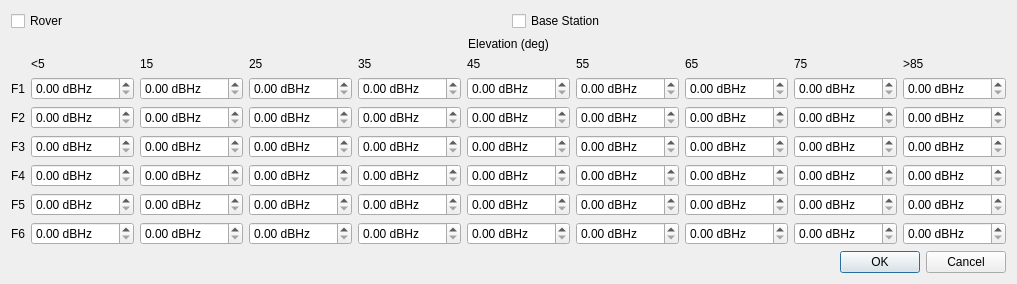
<?xml version="1.0" encoding="UTF-8"?>
<ui version="4.0">
 <class>MaskOptDialog</class>
 <widget class="QWidget" name="MaskOptDialog">
  <property name="geometry">
   <rect>
    <x>0</x>
    <y>0</y>
    <width>1017</width>
    <height>242</height>
   </rect>
  </property>
  <property name="windowTitle">
   <string>SNR Mask</string>
  </property>
  <layout class="QGridLayout" name="gridLayout">
   <item row="4" column="1">
    <widget class="QDoubleSpinBox" name="sBMask_2_1">
     <property name="toolTip">
      <string/>
     </property>
     <property name="text" stdset="0">
      <string>0,00 dBHz</string>
     </property>
     <property name="suffix">
      <string> dBHz</string>
     </property>
     <property name="maximum">
      <double>90.000000000000000</double>
     </property>
    </widget>
   </item>
   <item row="4" column="0">
    <widget class="QLabel" name="labelF2">
     <property name="sizePolicy">
      <sizepolicy hsizetype="Maximum" vsizetype="Preferred">
       <horstretch>0</horstretch>
       <verstretch>0</verstretch>
      </sizepolicy>
     </property>
     <property name="text">
      <string>F2</string>
     </property>
    </widget>
   </item>
   <item row="4" column="2">
    <widget class="QDoubleSpinBox" name="sBMask_2_2">
     <property name="toolTip">
      <string/>
     </property>
     <property name="text" stdset="0">
      <string>0,00 dBHz</string>
     </property>
     <property name="suffix">
      <string> dBHz</string>
     </property>
     <property name="maximum">
      <double>90.000000000000000</double>
     </property>
    </widget>
   </item>
   <item row="3" column="1">
    <widget class="QDoubleSpinBox" name="sBMask_1_1">
     <property name="toolTip">
      <string>Apply mask to base station</string>
     </property>
     <property name="text" stdset="0">
      <string>0,00 dBHz</string>
     </property>
     <property name="suffix">
      <string> dBHz</string>
     </property>
     <property name="maximum">
      <double>90.000000000000000</double>
     </property>
    </widget>
   </item>
   <item row="3" column="5">
    <widget class="QDoubleSpinBox" name="sBMask_1_5">
     <property name="toolTip">
      <string/>
     </property>
     <property name="text" stdset="0">
      <string>0,00 dBHz</string>
     </property>
     <property name="suffix">
      <string> dBHz</string>
     </property>
     <property name="maximum">
      <double>90.000000000000000</double>
     </property>
    </widget>
   </item>
   <item row="4" column="3">
    <widget class="QDoubleSpinBox" name="sBMask_2_3">
     <property name="toolTip">
      <string/>
     </property>
     <property name="text" stdset="0">
      <string>0,00 dBHz</string>
     </property>
     <property name="suffix">
      <string> dBHz</string>
     </property>
     <property name="maximum">
      <double>90.000000000000000</double>
     </property>
    </widget>
   </item>
   <item row="2" column="8">
    <widget class="QLabel" name="label75">
     <property name="sizePolicy">
      <sizepolicy hsizetype="Preferred" vsizetype="Fixed">
       <horstretch>0</horstretch>
       <verstretch>0</verstretch>
      </sizepolicy>
     </property>
     <property name="text">
      <string>75</string>
     </property>
    </widget>
   </item>
   <item row="3" column="7">
    <widget class="QDoubleSpinBox" name="sBMask_1_7">
     <property name="toolTip">
      <string/>
     </property>
     <property name="text" stdset="0">
      <string>0,00 dBHz</string>
     </property>
     <property name="suffix">
      <string> dBHz</string>
     </property>
     <property name="maximum">
      <double>90.000000000000000</double>
     </property>
    </widget>
   </item>
   <item row="5" column="4">
    <widget class="QDoubleSpinBox" name="sBMask_3_4">
     <property name="toolTip">
      <string/>
     </property>
     <property name="text" stdset="0">
      <string>0,00 dBHz</string>
     </property>
     <property name="suffix">
      <string> dBHz</string>
     </property>
     <property name="maximum">
      <double>90.000000000000000</double>
     </property>
    </widget>
   </item>
   <item row="2" column="7">
    <widget class="QLabel" name="label65">
     <property name="sizePolicy">
      <sizepolicy hsizetype="Preferred" vsizetype="Fixed">
       <horstretch>0</horstretch>
       <verstretch>0</verstretch>
      </sizepolicy>
     </property>
     <property name="text">
      <string>65</string>
     </property>
    </widget>
   </item>
   <item row="5" column="9">
    <widget class="QDoubleSpinBox" name="sBMask_3_9">
     <property name="toolTip">
      <string/>
     </property>
     <property name="text" stdset="0">
      <string>0,00 dBHz</string>
     </property>
     <property name="suffix">
      <string> dBHz</string>
     </property>
     <property name="maximum">
      <double>90.000000000000000</double>
     </property>
    </widget>
   </item>
   <item row="5" column="6">
    <widget class="QDoubleSpinBox" name="sBMask_3_6">
     <property name="toolTip">
      <string/>
     </property>
     <property name="text" stdset="0">
      <string>0,00 dBHz</string>
     </property>
     <property name="suffix">
      <string> dBHz</string>
     </property>
     <property name="maximum">
      <double>90.000000000000000</double>
     </property>
    </widget>
   </item>
   <item row="4" column="7">
    <widget class="QDoubleSpinBox" name="sBMask_2_7">
     <property name="toolTip">
      <string/>
     </property>
     <property name="text" stdset="0">
      <string>0,00 dBHz</string>
     </property>
     <property name="suffix">
      <string> dBHz</string>
     </property>
     <property name="maximum">
      <double>90.000000000000000</double>
     </property>
    </widget>
   </item>
   <item row="3" column="4">
    <widget class="QDoubleSpinBox" name="sBMask_1_4">
     <property name="toolTip">
      <string/>
     </property>
     <property name="text" stdset="0">
      <string>0,00 dBHz</string>
     </property>
     <property name="suffix">
      <string> dBHz</string>
     </property>
     <property name="maximum">
      <double>90.000000000000000</double>
     </property>
    </widget>
   </item>
   <item row="5" column="5">
    <widget class="QDoubleSpinBox" name="sBMask_3_5">
     <property name="toolTip">
      <string/>
     </property>
     <property name="text" stdset="0">
      <string>0,00 dBHz</string>
     </property>
     <property name="suffix">
      <string> dBHz</string>
     </property>
     <property name="maximum">
      <double>90.000000000000000</double>
     </property>
    </widget>
   </item>
   <item row="5" column="2">
    <widget class="QDoubleSpinBox" name="sBMask_3_2">
     <property name="toolTip">
      <string/>
     </property>
     <property name="text" stdset="0">
      <string>0,00 dBHz</string>
     </property>
     <property name="suffix">
      <string> dBHz</string>
     </property>
     <property name="maximum">
      <double>90.000000000000000</double>
     </property>
    </widget>
   </item>
   <item row="3" column="2">
    <widget class="QDoubleSpinBox" name="sBMask_1_2">
     <property name="toolTip">
      <string/>
     </property>
     <property name="text" stdset="0">
      <string>0,00 dBHz</string>
     </property>
     <property name="suffix">
      <string> dBHz</string>
     </property>
     <property name="maximum">
      <double>90.000000000000000</double>
     </property>
    </widget>
   </item>
   <item row="2" column="6">
    <widget class="QLabel" name="label55">
     <property name="sizePolicy">
      <sizepolicy hsizetype="Preferred" vsizetype="Fixed">
       <horstretch>0</horstretch>
       <verstretch>0</verstretch>
      </sizepolicy>
     </property>
     <property name="text">
      <string>55</string>
     </property>
    </widget>
   </item>
   <item row="5" column="8">
    <widget class="QDoubleSpinBox" name="sBMask_3_8">
     <property name="toolTip">
      <string/>
     </property>
     <property name="text" stdset="0">
      <string>0,00 dBHz</string>
     </property>
     <property name="suffix">
      <string> dBHz</string>
     </property>
     <property name="maximum">
      <double>90.000000000000000</double>
     </property>
    </widget>
   </item>
   <item row="4" column="4">
    <widget class="QDoubleSpinBox" name="sBMask_2_4">
     <property name="toolTip">
      <string/>
     </property>
     <property name="text" stdset="0">
      <string>0,00 dBHz</string>
     </property>
     <property name="suffix">
      <string> dBHz</string>
     </property>
     <property name="maximum">
      <double>90.000000000000000</double>
     </property>
    </widget>
   </item>
   <item row="3" column="9">
    <widget class="QDoubleSpinBox" name="sBMask_1_9">
     <property name="toolTip">
      <string/>
     </property>
     <property name="text" stdset="0">
      <string>0,00 dBHz</string>
     </property>
     <property name="suffix">
      <string> dBHz</string>
     </property>
     <property name="maximum">
      <double>90.000000000000000</double>
     </property>
    </widget>
   </item>
   <item row="5" column="3">
    <widget class="QDoubleSpinBox" name="sBMask_3_3">
     <property name="toolTip">
      <string/>
     </property>
     <property name="text" stdset="0">
      <string>0,00 dBHz</string>
     </property>
     <property name="suffix">
      <string> dBHz</string>
     </property>
     <property name="maximum">
      <double>90.000000000000000</double>
     </property>
    </widget>
   </item>
   <item row="2" column="2">
    <widget class="QLabel" name="label15">
     <property name="sizePolicy">
      <sizepolicy hsizetype="Preferred" vsizetype="Fixed">
       <horstretch>0</horstretch>
       <verstretch>0</verstretch>
      </sizepolicy>
     </property>
     <property name="text">
      <string>15</string>
     </property>
    </widget>
   </item>
   <item row="2" column="1">
    <widget class="QLabel" name="label5">
     <property name="enabled">
      <bool>true</bool>
     </property>
     <property name="sizePolicy">
      <sizepolicy hsizetype="Preferred" vsizetype="Fixed">
       <horstretch>0</horstretch>
       <verstretch>0</verstretch>
      </sizepolicy>
     </property>
     <property name="text">
      <string>&lt;5</string>
     </property>
    </widget>
   </item>
   <item row="2" column="3">
    <widget class="QLabel" name="label25">
     <property name="sizePolicy">
      <sizepolicy hsizetype="Preferred" vsizetype="Fixed">
       <horstretch>0</horstretch>
       <verstretch>0</verstretch>
      </sizepolicy>
     </property>
     <property name="text">
      <string>25</string>
     </property>
    </widget>
   </item>
   <item row="4" column="6">
    <widget class="QDoubleSpinBox" name="sBMask_2_6">
     <property name="toolTip">
      <string/>
     </property>
     <property name="text" stdset="0">
      <string>0,00 dBHz</string>
     </property>
     <property name="suffix">
      <string> dBHz</string>
     </property>
     <property name="maximum">
      <double>90.000000000000000</double>
     </property>
    </widget>
   </item>
   <item row="3" column="3">
    <widget class="QDoubleSpinBox" name="sBMask_1_3">
     <property name="toolTip">
      <string/>
     </property>
     <property name="text" stdset="0">
      <string>0,00 dBHz</string>
     </property>
     <property name="suffix">
      <string> dBHz</string>
     </property>
     <property name="maximum">
      <double>90.000000000000000</double>
     </property>
    </widget>
   </item>
   <item row="2" column="5">
    <widget class="QLabel" name="label45">
     <property name="sizePolicy">
      <sizepolicy hsizetype="Preferred" vsizetype="Fixed">
       <horstretch>0</horstretch>
       <verstretch>0</verstretch>
      </sizepolicy>
     </property>
     <property name="text">
      <string>45</string>
     </property>
    </widget>
   </item>
   <item row="2" column="9">
    <widget class="QLabel" name="label85">
     <property name="sizePolicy">
      <sizepolicy hsizetype="Preferred" vsizetype="Fixed">
       <horstretch>0</horstretch>
       <verstretch>0</verstretch>
      </sizepolicy>
     </property>
     <property name="text">
      <string>&gt;85</string>
     </property>
    </widget>
   </item>
   <item row="3" column="8">
    <widget class="QDoubleSpinBox" name="sBMask_1_8">
     <property name="toolTip">
      <string/>
     </property>
     <property name="text" stdset="0">
      <string>0,00 dBHz</string>
     </property>
     <property name="suffix">
      <string> dBHz</string>
     </property>
     <property name="maximum">
      <double>90.000000000000000</double>
     </property>
    </widget>
   </item>
   <item row="5" column="7">
    <widget class="QDoubleSpinBox" name="sBMask_3_7">
     <property name="toolTip">
      <string/>
     </property>
     <property name="text" stdset="0">
      <string>0,00 dBHz</string>
     </property>
     <property name="suffix">
      <string> dBHz</string>
     </property>
     <property name="maximum">
      <double>90.000000000000000</double>
     </property>
    </widget>
   </item>
   <item row="4" column="5">
    <widget class="QDoubleSpinBox" name="sBMask_2_5">
     <property name="toolTip">
      <string/>
     </property>
     <property name="text" stdset="0">
      <string>0,00 dBHz</string>
     </property>
     <property name="suffix">
      <string> dBHz</string>
     </property>
     <property name="maximum">
      <double>90.000000000000000</double>
     </property>
    </widget>
   </item>
   <item row="3" column="6">
    <widget class="QDoubleSpinBox" name="sBMask_1_6">
     <property name="toolTip">
      <string/>
     </property>
     <property name="text" stdset="0">
      <string>0,00 dBHz</string>
     </property>
     <property name="suffix">
      <string> dBHz</string>
     </property>
     <property name="maximum">
      <double>90.000000000000000</double>
     </property>
    </widget>
   </item>
   <item row="4" column="9">
    <widget class="QDoubleSpinBox" name="sBMask_2_9">
     <property name="toolTip">
      <string/>
     </property>
     <property name="text" stdset="0">
      <string>0,00 dBHz</string>
     </property>
     <property name="suffix">
      <string> dBHz</string>
     </property>
     <property name="maximum">
      <double>90.000000000000000</double>
     </property>
    </widget>
   </item>
   <item row="2" column="4">
    <widget class="QLabel" name="label35">
     <property name="sizePolicy">
      <sizepolicy hsizetype="Preferred" vsizetype="Fixed">
       <horstretch>0</horstretch>
       <verstretch>0</verstretch>
      </sizepolicy>
     </property>
     <property name="text">
      <string>35</string>
     </property>
    </widget>
   </item>
   <item row="0" column="0" colspan="10">
    <widget class="QWidget" name="widget" native="true">
     <property name="sizePolicy">
      <sizepolicy hsizetype="Preferred" vsizetype="Fixed">
       <horstretch>0</horstretch>
       <verstretch>0</verstretch>
      </sizepolicy>
     </property>
     <layout class="QGridLayout" name="gridLayout_2">
      <property name="leftMargin">
       <number>0</number>
      </property>
      <property name="topMargin">
       <number>0</number>
      </property>
      <property name="rightMargin">
       <number>0</number>
      </property>
      <property name="bottomMargin">
       <number>0</number>
      </property>
      <item row="0" column="2">
       <widget class="QCheckBox" name="cBMaskEnabled2">
        <property name="toolTip">
         <string>Apply mask to base station</string>
        </property>
        <property name="text">
         <string>Base Station</string>
        </property>
       </widget>
      </item>
      <item row="0" column="1">
       <widget class="QCheckBox" name="cBMaskEnabled1">
        <property name="toolTip">
         <string>Apply mask to rover</string>
        </property>
        <property name="text">
         <string>Rover</string>
        </property>
       </widget>
      </item>
      <item row="1" column="1" colspan="2">
       <widget class="QLabel" name="labelElevation">
        <property name="text">
         <string>Elevation (deg)</string>
        </property>
        <property name="alignment">
         <set>Qt::AlignCenter</set>
        </property>
       </widget>
      </item>
     </layout>
    </widget>
   </item>
   <item row="4" column="8">
    <widget class="QDoubleSpinBox" name="sBMask_2_8">
     <property name="toolTip">
      <string/>
     </property>
     <property name="text" stdset="0">
      <string>0,00 dBHz</string>
     </property>
     <property name="suffix">
      <string> dBHz</string>
     </property>
     <property name="maximum">
      <double>90.000000000000000</double>
     </property>
    </widget>
   </item>
   <item row="5" column="0">
    <widget class="QLabel" name="labelF3">
     <property name="sizePolicy">
      <sizepolicy hsizetype="Maximum" vsizetype="Preferred">
       <horstretch>0</horstretch>
       <verstretch>0</verstretch>
      </sizepolicy>
     </property>
     <property name="toolTip">
      <string/>
     </property>
     <property name="text">
      <string>F3</string>
     </property>
    </widget>
   </item>
   <item row="5" column="1">
    <widget class="QDoubleSpinBox" name="sBMask_3_1">
     <property name="toolTip">
      <string/>
     </property>
     <property name="text" stdset="0">
      <string>0,00 dBHz</string>
     </property>
     <property name="suffix">
      <string> dBHz</string>
     </property>
     <property name="maximum">
      <double>90.000000000000000</double>
     </property>
    </widget>
   </item>
   <item row="3" column="0">
    <widget class="QLabel" name="labelF1">
     <property name="sizePolicy">
      <sizepolicy hsizetype="Maximum" vsizetype="Preferred">
       <horstretch>0</horstretch>
       <verstretch>0</verstretch>
      </sizepolicy>
     </property>
     <property name="text">
      <string>F1</string>
     </property>
    </widget>
   </item>

   <item row="6" column="0">
    <widget class="QLabel" name="labelF4">
     <property name="sizePolicy">
      <sizepolicy hsizetype="Maximum" vsizetype="Preferred">
       <horstretch>0</horstretch>
       <verstretch>0</verstretch>
      </sizepolicy>
     </property>
     <property name="toolTip">
      <string/>
     </property>
     <property name="text">
      <string>F4</string>
     </property>
    </widget>
   </item>
   <item row="6" column="1">
    <widget class="QDoubleSpinBox" name="sBMask_4_1">
     <property name="toolTip">
      <string/>
     </property>
     <property name="text" stdset="0">
      <string>0,00 dBHz</string>
     </property>
     <property name="suffix">
      <string> dBHz</string>
     </property>
     <property name="maximum">
      <double>90.000000000000000</double>
     </property>
    </widget>
   </item>
   <item row="6" column="2">
    <widget class="QDoubleSpinBox" name="sBMask_4_2">
     <property name="toolTip">
      <string/>
     </property>
     <property name="text" stdset="0">
      <string>0,00 dBHz</string>
     </property>
     <property name="suffix">
      <string> dBHz</string>
     </property>
     <property name="maximum">
      <double>90.000000000000000</double>
     </property>
    </widget>
   </item>
   <item row="6" column="3">
    <widget class="QDoubleSpinBox" name="sBMask_4_3">
     <property name="toolTip">
      <string/>
     </property>
     <property name="text" stdset="0">
      <string>0,00 dBHz</string>
     </property>
     <property name="suffix">
      <string> dBHz</string>
     </property>
     <property name="maximum">
      <double>90.000000000000000</double>
     </property>
    </widget>
   </item>
   <item row="6" column="4">
    <widget class="QDoubleSpinBox" name="sBMask_4_4">
     <property name="toolTip">
      <string/>
     </property>
     <property name="text" stdset="0">
      <string>0,00 dBHz</string>
     </property>
     <property name="suffix">
      <string> dBHz</string>
     </property>
     <property name="maximum">
      <double>90.000000000000000</double>
     </property>
    </widget>
   </item>
   <item row="6" column="5">
    <widget class="QDoubleSpinBox" name="sBMask_4_5">
     <property name="toolTip">
      <string/>
     </property>
     <property name="text" stdset="0">
      <string>0,00 dBHz</string>
     </property>
     <property name="suffix">
      <string> dBHz</string>
     </property>
     <property name="maximum">
      <double>90.000000000000000</double>
     </property>
    </widget>
   </item>
   <item row="6" column="6">
    <widget class="QDoubleSpinBox" name="sBMask_4_6">
     <property name="toolTip">
      <string/>
     </property>
     <property name="text" stdset="0">
      <string>0,00 dBHz</string>
     </property>
     <property name="suffix">
      <string> dBHz</string>
     </property>
     <property name="maximum">
      <double>90.000000000000000</double>
     </property>
    </widget>
   </item>
   <item row="6" column="7">
    <widget class="QDoubleSpinBox" name="sBMask_4_7">
     <property name="toolTip">
      <string/>
     </property>
     <property name="text" stdset="0">
      <string>0,00 dBHz</string>
     </property>
     <property name="suffix">
      <string> dBHz</string>
     </property>
     <property name="maximum">
      <double>90.000000000000000</double>
     </property>
    </widget>
   </item>
   <item row="6" column="8">
    <widget class="QDoubleSpinBox" name="sBMask_4_8">
     <property name="toolTip">
      <string/>
     </property>
     <property name="text" stdset="0">
      <string>0,00 dBHz</string>
     </property>
     <property name="suffix">
      <string> dBHz</string>
     </property>
     <property name="maximum">
      <double>90.000000000000000</double>
     </property>
    </widget>
   </item>
   <item row="6" column="9">
    <widget class="QDoubleSpinBox" name="sBMask_4_9">
     <property name="toolTip">
      <string/>
     </property>
     <property name="text" stdset="0">
      <string>0,00 dBHz</string>
     </property>
     <property name="suffix">
      <string> dBHz</string>
     </property>
     <property name="maximum">
      <double>90.000000000000000</double>
     </property>
    </widget>
   </item>

   <item row="7" column="0">
    <widget class="QLabel" name="labelF5">
     <property name="sizePolicy">
      <sizepolicy hsizetype="Maximum" vsizetype="Preferred">
       <horstretch>0</horstretch>
       <verstretch>0</verstretch>
      </sizepolicy>
     </property>
     <property name="toolTip">
      <string/>
     </property>
     <property name="text">
      <string>F5</string>
     </property>
    </widget>
   </item>
   <item row="7" column="1">
    <widget class="QDoubleSpinBox" name="sBMask_5_1">
     <property name="toolTip">
      <string/>
     </property>
     <property name="text" stdset="0">
      <string>0,00 dBHz</string>
     </property>
     <property name="suffix">
      <string> dBHz</string>
     </property>
     <property name="maximum">
      <double>90.000000000000000</double>
     </property>
    </widget>
   </item>
   <item row="7" column="2">
    <widget class="QDoubleSpinBox" name="sBMask_5_2">
     <property name="toolTip">
      <string/>
     </property>
     <property name="text" stdset="0">
      <string>0,00 dBHz</string>
     </property>
     <property name="suffix">
      <string> dBHz</string>
     </property>
     <property name="maximum">
      <double>90.000000000000000</double>
     </property>
    </widget>
   </item>
   <item row="7" column="3">
    <widget class="QDoubleSpinBox" name="sBMask_5_3">
     <property name="toolTip">
      <string/>
     </property>
     <property name="text" stdset="0">
      <string>0,00 dBHz</string>
     </property>
     <property name="suffix">
      <string> dBHz</string>
     </property>
     <property name="maximum">
      <double>90.000000000000000</double>
     </property>
    </widget>
   </item>
   <item row="7" column="4">
    <widget class="QDoubleSpinBox" name="sBMask_5_4">
     <property name="toolTip">
      <string/>
     </property>
     <property name="text" stdset="0">
      <string>0,00 dBHz</string>
     </property>
     <property name="suffix">
      <string> dBHz</string>
     </property>
     <property name="maximum">
      <double>90.000000000000000</double>
     </property>
    </widget>
   </item>
   <item row="7" column="5">
    <widget class="QDoubleSpinBox" name="sBMask_5_5">
     <property name="toolTip">
      <string/>
     </property>
     <property name="text" stdset="0">
      <string>0,00 dBHz</string>
     </property>
     <property name="suffix">
      <string> dBHz</string>
     </property>
     <property name="maximum">
      <double>90.000000000000000</double>
     </property>
    </widget>
   </item>
   <item row="7" column="6">
    <widget class="QDoubleSpinBox" name="sBMask_5_6">
     <property name="toolTip">
      <string/>
     </property>
     <property name="text" stdset="0">
      <string>0,00 dBHz</string>
     </property>
     <property name="suffix">
      <string> dBHz</string>
     </property>
     <property name="maximum">
      <double>90.000000000000000</double>
     </property>
    </widget>
   </item>
   <item row="7" column="7">
    <widget class="QDoubleSpinBox" name="sBMask_5_7">
     <property name="toolTip">
      <string/>
     </property>
     <property name="text" stdset="0">
      <string>0,00 dBHz</string>
     </property>
     <property name="suffix">
      <string> dBHz</string>
     </property>
     <property name="maximum">
      <double>90.000000000000000</double>
     </property>
    </widget>
   </item>
   <item row="7" column="8">
    <widget class="QDoubleSpinBox" name="sBMask_5_8">
     <property name="toolTip">
      <string/>
     </property>
     <property name="text" stdset="0">
      <string>0,00 dBHz</string>
     </property>
     <property name="suffix">
      <string> dBHz</string>
     </property>
     <property name="maximum">
      <double>90.000000000000000</double>
     </property>
    </widget>
   </item>
   <item row="7" column="9">
    <widget class="QDoubleSpinBox" name="sBMask_5_9">
     <property name="toolTip">
      <string/>
     </property>
     <property name="text" stdset="0">
      <string>0,00 dBHz</string>
     </property>
     <property name="suffix">
      <string> dBHz</string>
     </property>
     <property name="maximum">
      <double>90.000000000000000</double>
     </property>
    </widget>
   </item>

   <item row="8" column="0">
    <widget class="QLabel" name="labelF6">
     <property name="sizePolicy">
      <sizepolicy hsizetype="Maximum" vsizetype="Preferred">
       <horstretch>0</horstretch>
       <verstretch>0</verstretch>
      </sizepolicy>
     </property>
     <property name="toolTip">
      <string/>
     </property>
     <property name="text">
      <string>F6</string>
     </property>
    </widget>
   </item>
   <item row="8" column="1">
    <widget class="QDoubleSpinBox" name="sBMask_6_1">
     <property name="toolTip">
      <string/>
     </property>
     <property name="text" stdset="0">
      <string>0,00 dBHz</string>
     </property>
     <property name="suffix">
      <string> dBHz</string>
     </property>
     <property name="maximum">
      <double>90.000000000000000</double>
     </property>
    </widget>
   </item>
   <item row="8" column="2">
    <widget class="QDoubleSpinBox" name="sBMask_6_2">
     <property name="toolTip">
      <string/>
     </property>
     <property name="text" stdset="0">
      <string>0,00 dBHz</string>
     </property>
     <property name="suffix">
      <string> dBHz</string>
     </property>
     <property name="maximum">
      <double>90.000000000000000</double>
     </property>
    </widget>
   </item>
   <item row="8" column="3">
    <widget class="QDoubleSpinBox" name="sBMask_6_3">
     <property name="toolTip">
      <string/>
     </property>
     <property name="text" stdset="0">
      <string>0,00 dBHz</string>
     </property>
     <property name="suffix">
      <string> dBHz</string>
     </property>
     <property name="maximum">
      <double>90.000000000000000</double>
     </property>
    </widget>
   </item>
   <item row="8" column="4">
    <widget class="QDoubleSpinBox" name="sBMask_6_4">
     <property name="toolTip">
      <string/>
     </property>
     <property name="text" stdset="0">
      <string>0,00 dBHz</string>
     </property>
     <property name="suffix">
      <string> dBHz</string>
     </property>
     <property name="maximum">
      <double>90.000000000000000</double>
     </property>
    </widget>
   </item>
   <item row="8" column="5">
    <widget class="QDoubleSpinBox" name="sBMask_6_5">
     <property name="toolTip">
      <string/>
     </property>
     <property name="text" stdset="0">
      <string>0,00 dBHz</string>
     </property>
     <property name="suffix">
      <string> dBHz</string>
     </property>
     <property name="maximum">
      <double>90.000000000000000</double>
     </property>
    </widget>
   </item>
   <item row="8" column="6">
    <widget class="QDoubleSpinBox" name="sBMask_6_6">
     <property name="toolTip">
      <string/>
     </property>
     <property name="text" stdset="0">
      <string>0,00 dBHz</string>
     </property>
     <property name="suffix">
      <string> dBHz</string>
     </property>
     <property name="maximum">
      <double>90.000000000000000</double>
     </property>
    </widget>
   </item>
   <item row="8" column="7">
    <widget class="QDoubleSpinBox" name="sBMask_6_7">
     <property name="toolTip">
      <string/>
     </property>
     <property name="text" stdset="0">
      <string>0,00 dBHz</string>
     </property>
     <property name="suffix">
      <string> dBHz</string>
     </property>
     <property name="maximum">
      <double>90.000000000000000</double>
     </property>
    </widget>
   </item>
   <item row="8" column="8">
    <widget class="QDoubleSpinBox" name="sBMask_6_8">
     <property name="toolTip">
      <string/>
     </property>
     <property name="text" stdset="0">
      <string>0,00 dBHz</string>
     </property>
     <property name="suffix">
      <string> dBHz</string>
     </property>
     <property name="maximum">
      <double>90.000000000000000</double>
     </property>
    </widget>
   </item>
   <item row="8" column="9">
    <widget class="QDoubleSpinBox" name="sBMask_6_9">
     <property name="toolTip">
      <string/>
     </property>
     <property name="text" stdset="0">
      <string>0,00 dBHz</string>
     </property>
     <property name="suffix">
      <string> dBHz</string>
     </property>
     <property name="maximum">
      <double>90.000000000000000</double>
     </property>
    </widget>
   </item>

   <item row="9" column="0" colspan="10">
    <widget class="QDialogButtonBox" name="buttonBox">
     <property name="standardButtons">
      <set>QDialogButtonBox::Cancel|QDialogButtonBox::Ok</set>
     </property>
    </widget>
   </item>

  </layout>
 </widget>
 <tabstops>
  <tabstop>cBMaskEnabled1</tabstop>
  <tabstop>cBMaskEnabled2</tabstop>
  <tabstop>sBMask_1_1</tabstop>
  <tabstop>sBMask_1_2</tabstop>
  <tabstop>sBMask_1_3</tabstop>
  <tabstop>sBMask_1_4</tabstop>
  <tabstop>sBMask_1_5</tabstop>
  <tabstop>sBMask_1_6</tabstop>
  <tabstop>sBMask_1_7</tabstop>
  <tabstop>sBMask_1_8</tabstop>
  <tabstop>sBMask_1_9</tabstop>
  <tabstop>sBMask_2_1</tabstop>
  <tabstop>sBMask_2_2</tabstop>
  <tabstop>sBMask_2_3</tabstop>
  <tabstop>sBMask_2_4</tabstop>
  <tabstop>sBMask_2_5</tabstop>
  <tabstop>sBMask_2_6</tabstop>
  <tabstop>sBMask_2_7</tabstop>
  <tabstop>sBMask_2_8</tabstop>
  <tabstop>sBMask_2_9</tabstop>
  <tabstop>sBMask_3_1</tabstop>
  <tabstop>sBMask_3_2</tabstop>
  <tabstop>sBMask_3_3</tabstop>
  <tabstop>sBMask_3_4</tabstop>
  <tabstop>sBMask_3_5</tabstop>
  <tabstop>sBMask_3_6</tabstop>
  <tabstop>sBMask_3_7</tabstop>
  <tabstop>sBMask_3_8</tabstop>
  <tabstop>sBMask_3_9</tabstop>
  <tabstop>sBMask_4_1</tabstop>
  <tabstop>sBMask_4_2</tabstop>
  <tabstop>sBMask_4_3</tabstop>
  <tabstop>sBMask_4_4</tabstop>
  <tabstop>sBMask_4_5</tabstop>
  <tabstop>sBMask_4_6</tabstop>
  <tabstop>sBMask_4_7</tabstop>
  <tabstop>sBMask_4_8</tabstop>
  <tabstop>sBMask_4_9</tabstop>
  <tabstop>sBMask_5_1</tabstop>
  <tabstop>sBMask_5_2</tabstop>
  <tabstop>sBMask_5_3</tabstop>
  <tabstop>sBMask_5_4</tabstop>
  <tabstop>sBMask_5_5</tabstop>
  <tabstop>sBMask_5_6</tabstop>
  <tabstop>sBMask_5_7</tabstop>
  <tabstop>sBMask_5_8</tabstop>
  <tabstop>sBMask_5_9</tabstop>
  <tabstop>sBMask_6_1</tabstop>
  <tabstop>sBMask_6_2</tabstop>
  <tabstop>sBMask_6_3</tabstop>
  <tabstop>sBMask_6_4</tabstop>
  <tabstop>sBMask_6_5</tabstop>
  <tabstop>sBMask_6_6</tabstop>
  <tabstop>sBMask_6_7</tabstop>
  <tabstop>sBMask_6_8</tabstop>
  <tabstop>sBMask_6_9</tabstop>
 </tabstops>
 <resources/>
 <connections/>
</ui>
